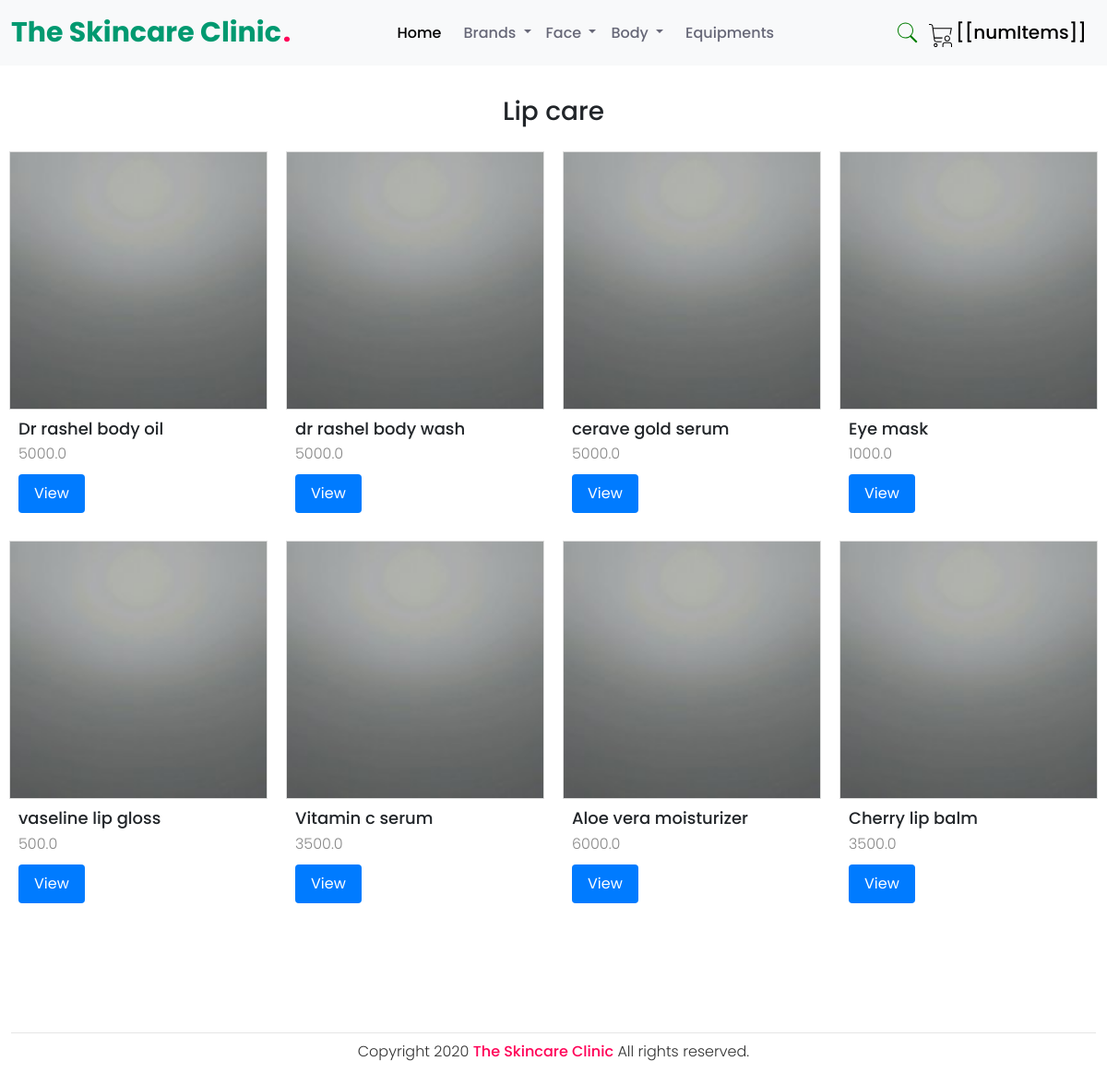
Screenshot of /lip-care/ with the database file from the repository.
### apps/store/models.py (models this page shows, shortened)
class Category(models.Model):
    parent= models.ForeignKey('self', related_name='children', on_delete=models.CASCADE, blank=True, null=True)
    title = models.CharField(max_length=225)
    slug = models.CharField(max_length=225,unique=True, blank=True)
    ordering = models.IntegerField(default=0)
    is_featured = models.BooleanField(default=False)
    class Meta:
        verbose_name_plural = 'Categories'
        ordering = ('ordering',)

class Product(models.Model):
    category = models.ForeignKey(Category,related_name='products',on_delete=models.CASCADE)
    brand = models.ForeignKey(BrandCategory,related_name='products', on_delete=models.CASCADE, blank=True, null=True)
    parent = models.ForeignKey('self', related_name = 'variants', on_delete= models.CASCADE, blank=True, null=True )
    title = models.CharField(max_length=225)
    slug = models.CharField(max_length=225,unique=True, blank=True)
    is_featured = models.BooleanField(default=False)
    description = models.TextField(blank=True, null=True)
    price = models.FloatField()
    date_added = models.DateTimeField(auto_now_add=True)
    num_available = models.IntegerField(default=1)
    num_visits = models.IntegerField(default=0)
    last_visits = models.DateTimeField(blank=True, null=True)
    image = models.ImageField(upload_to='uploads/', blank=True, null=True)
    thumbnail = models.ImageField(upload_to='uploads/', blank=True, null=True)
    weight = models.PositiveIntegerField()
    class Meta:
        ordering = ('-date_added',)
    def get_thumbnail(self):
        if self.thumbnail:
            return self.thumbnail.url
        else:
            if self.image:
                self.thumbnail = self.make_thumbnail(self.image)
                self.save()
            else:
                return ''

### apps/store/views.py (the view)
# urls.py: path('<slug:slug>/', category_details, name='category_details'),
def category_details(request,slug):
    category = get_object_or_404(Category,slug=slug)
    products = category.products.all()
    return render(request, 'store/category_details.html',{'category':category, 'products':products})

### apps/cart/cart.py (called while the page is built)
    def __iter__(self):
        product_ids = self.cart.keys()
        product_clean_ids = []
        for p in product_ids:
            product_clean_ids.append(p)
            self.cart[str(p)]['product'] = Product.objects.get(pk=p)
        for item in self.cart.values():
            item['total_price'] = float(item['price']) * int(item['quantity'])
            yield item

    def get_total_length(self):
        return sum(int(item['quantity']) for item in self.cart.values())

    def get_total_cost(self):
        return sum(float(item['total_price']) for item in self)

### apps/cart/context_processors.py (called while the page is built)
def cart(request):
    return {'cart':Cart(request)}

### apps/store/context_processors.py (called while the page is built)
def menu_categories(request):
    categories = Category.objects.filter(parent=None)
    return {'menu_categories': categories}

def brand_categories(request):
    categories = BrandCategory.objects.all()
    return  {'brand_categories':categories}

### apps/store/templates/store/category_details.html (shortened to what this page needs)
{% extends 'core/base.html' %}
{% block contents %}
    <h3 class="category-title">{{category.title}}</h3>
    {% with products as list_products %}
        {% include 'parts/product_list.html' %}
    {% endwith %}
{% endblock %}

### apps/core/templates/core/base.html (shortened to what this page needs)
{% load static %}
<!DOCTYPE html>
<html lang="en">
<head>
    <link rel="stylesheet" href="https://cdn.jsdelivr.net/npm/bootstrap@5.3.3/dist/css/bootstrap.min.css">
    <link rel="stylesheet" href="{% static 'css/styles.css' %}">
</head>
<body>
    <nav class="navbar navbar-expand-lg bg-body-tertiary fixed-top" id="navbar-app">
        <div class="container-fluid">
            <a class="navbar-brand me-auto" href="#">
                The Skincare Clinic<span>.</span>
            </a>
            <div class="offcanvas offcanvas-end" tabindex="-1" id="offcanvasNavbar" aria-labelledby="offcanvasNavbarLabel">
                <div class="offcanvas-body">
                    <ul class="navbar-nav justify-content-center flex-grow-1 pe-3">
                        <li class="nav-item">
                            <a class="nav-link active mx-lg-2" aria-current="page" href="#">Home</a>
                        </li>
                        <li class="nav-item dropdown">
                            <a class="nav-link dropdown-toggle" href="#" role="button" data-bs-toggle="dropdown" aria-expanded="false">
                                Brands
                            </a>
                        </li>
                        {% for category in menu_categories %}
                            {% if not category.children.all %}
                                <li class="nav-item">
                                    <a class="nav-link mx-lg-2" href="{% url 'category_details' category.slug %}">{{ category.title }}</a>
                                </li>
                            {% else %}
                                <li class="nav-item dropdown">
                                    <a class="nav-link dropdown-toggle" href="{% url 'category_details' category.slug %}" role="button" data-bs-toggle="dropdown" aria-expanded="false">
                                        {{ category.title }}
                                    </a>
                                </li>
                            {% endif %}
                        {% endfor %}
                    </ul>
                </div>
            </div>
            <form class="d-flex search-button" role="search" action="{% url 'search' %}" method="get">
                <button class="btn search-button" type="submit">
                </button>
            </form>
            <a class="cart-button" href="{% url 'cart' %}">
                 <span>[[numItems]]</span>
            </a>
        </div>
    </nav>
    <section class="content-section">
        {% block contents %}{% endblock %}
    </section>
    <footer>
        <div class="container-fluid">
            <div class="row">
                <div class="col">
                    <div class="copyrightText">
                        <p>Copyright 2020 <a href="">The Skincare Clinic</a> All rights reserved.</p>
                    </div>
                </div>
            </div>
        </div>
    </footer>
</body>
</html>

### apps/store/templates/parts/product_list.html
<div class="list-container mt-3">
    {% for p in list_products %}
    <div class="list-product">
        <img src="{{p.get_thumbnail}}" alt="Product 1">
        <div class="info">
            <h3>{{p.title}}</h3>
            <p>{{p.price}}</p>
            <a href="{% url 'product_details' p.category.slug p.slug %}" class="btn">View</a>
        </div>
    </div>
    {% endfor %}
</div>

### static/css/styles.css (style rules this page uses)
* { font-family: 'Poppins', sans-serif; margin:0; box-sizing: border-box; padding:0; scroll-behavior: smooth; }
p { font-weight: 300; color: #111; }
.navbar { background-color: #fff; }
.navbar-brand { font-weight: 700; color: #009970; font-size:30px ; transition: 0.3s color; }
.navbar-brand span { color: #ff0157; margin-left: 2px; }
.search-button { font-size: 14px; padding: 0px 0px; text-decoration: none; transition: 0.3s background-color; }
.cart-button { color: #000; font-weight: 500; font-size: 14px; padding: 8px 10px; text-decoration: none; transition: 0.3s background-color; }
.cart-button span { color: #000; font-weight: 500; font-size: 20px; padding: 0px 0px; text-decoration: none; transition: 0.3s background-color; }
.nav-link { color: #666777; font-weight: 500; position: relative; }
.nav-link:hover, .nav-link.active { color: #000; }
.category-title { text-align: center; margin-top:2em; }
.list-container { display: flex; flex-wrap: wrap; justify-content: flex-start; max-width: 1200px; margin: 20px auto; }
.list-product { width: calc(25% - 20px); margin: 10px; text-align: start; }
.list-product img { width: 100%; height: auto; background-color: #fff; border: 1px solid #ddd; }
.list-product .info { padding: 10px; }
.list-product h3 { font-size: 18px; margin-bottom: 5px; }
.list-product p { font-size: 16px; color: #888; margin-bottom: 10px; }
.list-product .btn { display: inline-block; padding: 8px 16px; background-color: #007bff; color: #fff; text-decoration: none; border-radius: 4px; transition: background-color 0.3s ease; }
.content-section { padding-top:3em; }
.copyrightText { padding: 8px 40px; border-top: 1px solid rgba(0,0,0,0.1); text-align: center; margin-top: 100px; }
.copyrightText p { color: #333; }
.copyrightText a { color: #ff0157; font-weight: 500; text-decoration: none; }

### rows the page displays
Category: title "Face"
Category: title "Body"
Category: title "Equipments"
Category: title "Lip care"
Product: get_thumbnail (placeholder picture), title "Dr rashel body oil", price "5000.0"
Product: get_thumbnail (placeholder picture), title "dr rashel body wash", price "5000.0"
Product: get_thumbnail (placeholder picture), title "cerave gold serum", price "5000.0"
Product: get_thumbnail (placeholder picture), title "Eye mask", price "1000.0"
Product: get_thumbnail (placeholder picture), title "vaseline lip gloss", price "500.0"
Product: get_thumbnail (placeholder picture), title "Vitamin c serum", price "3500.0"
Product: get_thumbnail (placeholder picture), title "Aloe vera moisturizer", price "6000.0"
Product: get_thumbnail (placeholder picture), title "Cherry lip balm", price "3500.0"
